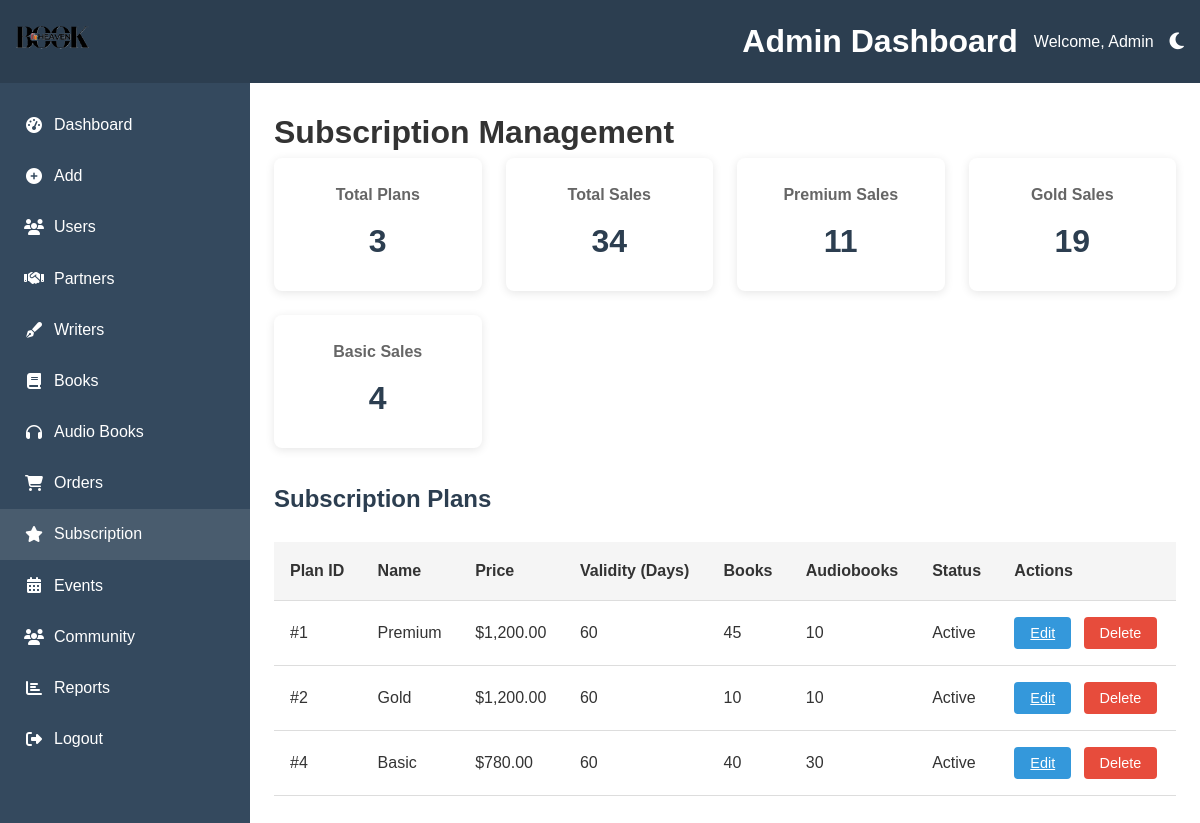
The app's page /admin/subscription.php (signed in) with its own data.
### tables this page shows
CREATE TABLE `subscription_plans` (
  `plan_id` int(11) NOT NULL,
  `plan_name` varchar(100) NOT NULL,
  `price` decimal(10,2) NOT NULL,
  `validity_days` int(11) NOT NULL,
  `book_quantity` int(11) DEFAULT 0,
  `audiobook_quantity` int(11) DEFAULT 0,
  `description` text DEFAULT NULL,
  `status` enum('active','inactive') DEFAULT 'active',
  `created_at` datetime DEFAULT current_timestamp(),
  `updated_at` datetime DEFAULT current_timestamp() ON UPDATE current_timestamp()
);

### admin/subscription.php (the view, shortened to what this page needs)
<?php
require_once 'db.php';
$stats = [
  'total_plans' => 0,
  'total_sales' => 0,
  'premium_sales' => 0,
  'gold_sales' => 0,
  'basic_sales' => 0
];
$subscription_plans = [];
try {
  $stats['total_plans'] = (int) $pdo->query("SELECT COUNT(*) FROM subscription_plans")->fetchColumn();
  $stats['total_sales'] = (int) $pdo->query("SELECT COUNT(*) FROM subscription_orders")->fetchColumn();
  $sales_by_plan = $pdo->query(
    "SELECT
            sp.plan_name,
            COUNT(so.id) AS count
         FROM subscription_plans sp
         LEFT JOIN subscription_orders so ON sp.plan_id = so.plan_id
         GROUP BY sp.plan_id"
  )->fetchAll(PDO::FETCH_ASSOC);
  foreach ($sales_by_plan as $sale) {
    if ($sale['plan_name'] === 'Premium') {
      $stats['premium_sales'] = $sale['count'];
    } elseif ($sale['plan_name'] === 'Gold') {
      $stats['gold_sales'] = $sale['count'];
    } elseif ($sale['plan_name'] === 'Basic') {
      $stats['basic_sales'] = $sale['count'];
    }
  }
  $subscription_plans = $pdo->query(
    "SELECT
            plan_id,
            plan_name,
            price,
            validity_days,
            book_quantity,
            audiobook_quantity,
            description,
            status
         FROM subscription_plans
         ORDER BY price DESC"
  )->fetchAll(PDO::FETCH_ASSOC);
} catch (PDOException $e) {
  $_SESSION['error_message'] = "Error fetching subscription data: " . $e->getMessage();
}
?>
<!DOCTYPE html>
<html lang="en">
<head>
  <link rel="stylesheet" href="https://cdnjs.cloudflare.com/ajax/libs/font-awesome/6.4.0/css/all.min.css">
</head>
<body>
  <header class="admin_header">
    <div class="logo"><img src="images/logo.png" alt="Logo"></div>
    <div class="admin_header_right">
      <h1>Admin Dashboard</h1>
      <p>Welcome, Admin</p>
      <button class="admin_theme_toggle" id="themeToggle"><i class="fas fa-moon"></i></button>
    </div>
  </header>
  <main class="admin_main">
    <aside class="admin_sidebar">
      <nav class="admin_sidebar_nav">
        <ul>
          <li><a href="admin_dashboard.php" ><i class="fas fa-tachometer-alt"></i> Dashboard</a></li>
          <li><a href="add.php"><i class="fas fa-plus-circle"></i> Add</a></li>
          <li><a href="users.php"><i class="fas fa-users"></i> Users</a></li>
          <li><a href="partners.php"><i class="fas fa-handshake"></i> Partners</a></li>
          <li><a href="writers.php"><i class="fas fa-pen-fancy"></i> Writers</a></li>
          <li><a href="books.php"><i class="fas fa-book"></i> Books</a></li>
          <li><a href="audiobooks.php"><i class="fas fa-headphones"></i> Audio Books</a></li>
          <li><a href="orders.php"><i class="fas fa-shopping-cart"></i> Orders</a></li>
          <li><a href="subscription.php" class="active"><i class="fas fa-star"></i> Subscription</a></li>
          <li><a href="events.php"><i class="fas fa-calendar-alt"></i> Events</a></li>
          <li><a href="community.php"><i class="fas fa-users"></i> Community</a></li>
          <li><a href="reports.php"><i class="fas fa-chart-bar"></i> Reports</a></li>
          <li><a href="logout.php"><i class="fas fa-sign-out-alt"></i> Logout</a></li>
        </ul>
      </nav>
    </aside>
    <div class="admin_main_content">
      <h1>Subscription Management</h1>
      <div class="stats-grid">
        <div class="stat-card">
          <h3>Total Plans</h3>
          <div class="stat-value"><?= number_format($stats['total_plans']) ?></div>
        </div>
        <div class="stat-card">
          <h3>Total Sales</h3>
          <div class="stat-value"><?= number_format($stats['total_sales']) ?></div>
        </div>
        <div class="stat-card">
          <h3>Premium Sales</h3>
          <div class="stat-value"><?= number_format($stats['premium_sales']) ?></div>
        </div>
        <div class="stat-card">
          <h3>Gold Sales</h3>
          <div class="stat-value"><?= number_format($stats['gold_sales']) ?></div>
        </div>
        <div class="stat-card">
          <h3>Basic Sales</h3>
          <div class="stat-value"><?= number_format($stats['basic_sales']) ?></div>
        </div>
      </div>
      <h2 class="section-title">Subscription Plans</h2>
      <table class="admin_table">
        <thead>
          <tr>
            <th>Plan ID</th>
            <th>Name</th>
            <th>Price</th>
            <th>Validity (Days)</th>
            <th>Books</th>
            <th>Audiobooks</th>
            <th>Status</th>
            <th>Actions</th>
          </tr>
        </thead>
        <tbody>
          <?php foreach ($subscription_plans as $plan): ?>
            <tr>
              <td>#<?= $plan['plan_id'] ?></td>
              <td><?= htmlspecialchars($plan['plan_name']) ?></td>
              <td>$<?= number_format($plan['price'], 2) ?></td>
              <td><?= $plan['validity_days'] ?></td>
              <td><?= $plan['book_quantity'] ?></td>
              <td><?= $plan['audiobook_quantity'] ?></td>
              <td><?= ucfirst($plan['status']) ?></td>
              <td>
                <a href="edit_subscription.php?id=<?= $plan['plan_id'] ?>" class="action-btn edit-btn">Edit</a>
                <form class="action-form" method="POST" action="delete_subscription.php"
                  onsubmit="return confirm('Are you sure you want to delete this subscription plan?');">
                  <button type="submit" class="action-btn delete-btn">Delete</button>
                </form>
              </td>
            </tr>
          <?php endforeach; ?>
        </tbody>
      </table>
    </div>
  </main>
</body>
</html>

### admin/subscription.php (style rules this page uses)
* { box-sizing: border-box; margin: 0; padding: 0 }
body { font-family: Arial, sans-serif; background: #f5f5f5; color: #333; line-height: 1.6 }
.admin_header { display: flex; justify-content: space-between; align-items: center; padding: 1rem; background: #2c3e50; color: #fff; box-shadow: 0 2px 5px rgba(0, 0, 0, 0.1) }
.logo img { height: 40px }
.admin_header_right { display: flex; align-items: center; gap: 1rem }
.admin_theme_toggle { background: none; border: none; color: #fff; font-size: 1.2rem; cursor: pointer }
.admin_main { display: flex; min-height: calc(100vh - 70px) }
.admin_sidebar { width: 250px; background: #34495e; color: #fff }
.admin_sidebar_nav ul { list-style: none; padding: 1rem 0 }
.admin_sidebar_nav li a { display: flex; align-items: center; padding: .8rem 1.5rem; color: #fff; text-decoration: none; transition: background .3s }
.admin_sidebar_nav li a:hover, .admin_sidebar_nav li a.active { background: rgba(255, 255, 255, .1) }
.admin_sidebar_nav li a i { margin-right: 10px; width: 20px; text-align: center }
.admin_main_content { flex: 1; padding: 1.5rem; background: #fff; overflow-x: auto }
.stats-grid { display: grid; grid-template-columns: repeat(auto-fit, minmax(200px, 1fr)); gap: 1.5rem; margin-bottom: 2rem }
.stat-card { background: #fff; padding: 1.5rem; border-radius: 8px; box-shadow: 0 2px 10px rgba(0, 0, 0, .1); text-align: center }
.stat-card h3 { font-size: 1rem; margin-bottom: .5rem; color: #666 }
.stat-card .stat-value { font-size: 2rem; font-weight: bold; color: #2c3e50 }
.section-title { margin: 2rem 0 1rem; color: #2c3e50; font-size: 1.5rem; }
.admin_table { width: 100%; border-collapse: collapse; margin: 1.5rem 0 }
.admin_table th, .admin_table td { padding: 1rem; text-align: left; border-bottom: 1px solid #ddd }
.admin_table th { background: #f5f5f5; font-weight: bold }
.action-btn { padding: .5rem 1rem; border: none; border-radius: 4px; cursor: pointer; font-size: .9rem; transition: all .3s }
.edit-btn { background: #3498db; color: #fff; margin-right: .5rem }
.delete-btn { background: #e74c3c; color: #fff }
.action-form { display: inline; }

### records on screen
subscription_plans: plan_id "1", plan_name "Premium", price "1,200.00", validity_days "60", book_quantity "45", audiobook_quantity "10", status "Active"
subscription_plans: plan_id "2", plan_name "Gold", price "1,200.00", validity_days "60", book_quantity "10", audiobook_quantity "10", status "Active"
subscription_plans: plan_id "4", plan_name "Basic", price "780.00", validity_days "60", book_quantity "40", audiobook_quantity "30", status "Active"

### other values on screen
$stats['total_plans'] "3"
$stats['total_sales'] "34"
$stats['premium_sales'] "11"
$stats['gold_sales'] "19"
$stats['basic_sales'] "4"
